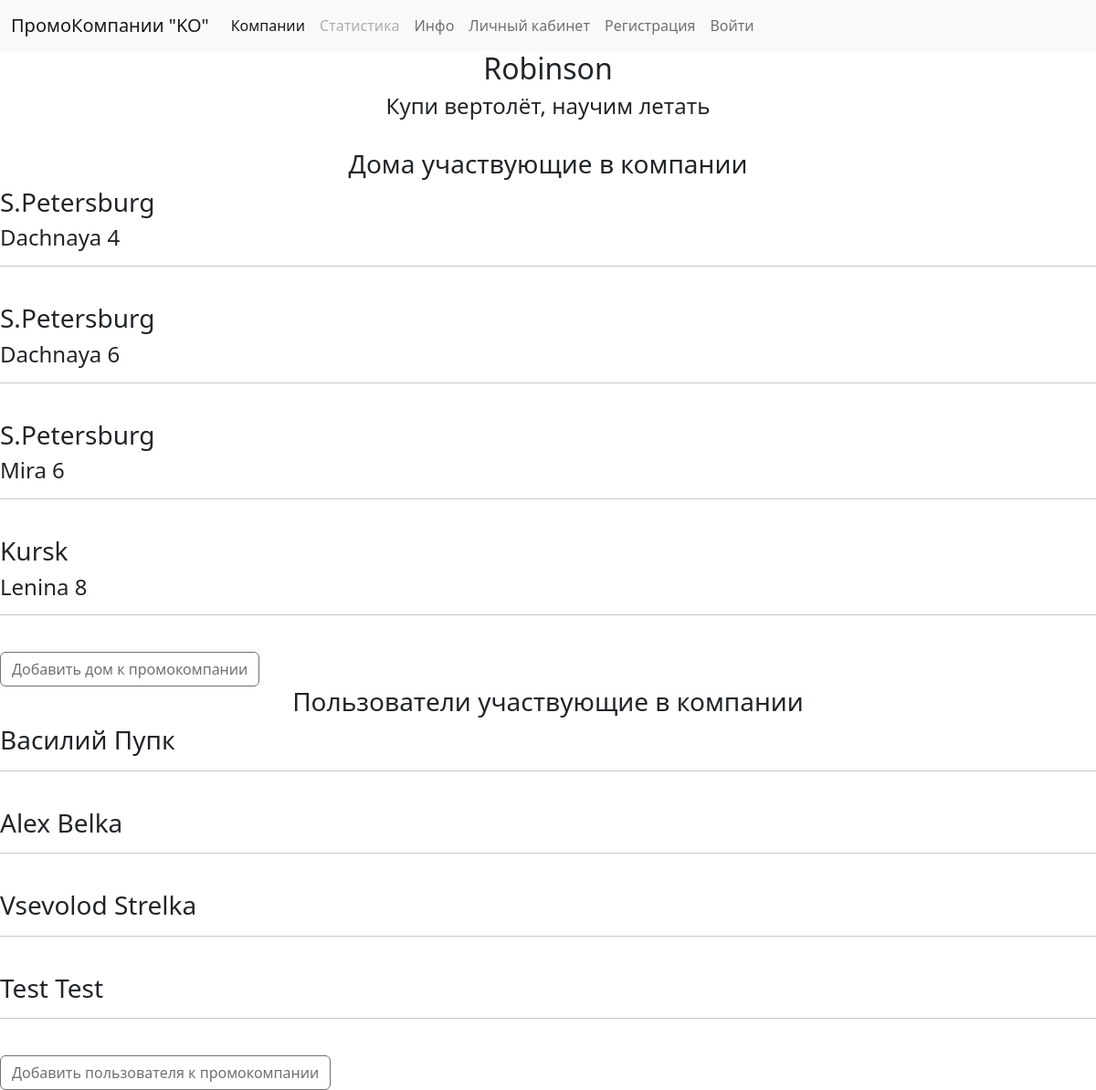
The app's page /company/3 with its own data.
### main/models.py (models this page shows, shortened)
class Company(models.Model):
    company_name = models.CharField(max_length=200)
    company_description = models.CharField(max_length=255)
    users = models.ManyToManyField(CustomUser)
    class Meta:
        verbose_name = "PromoCompany"
        verbose_name_plural = "PromoCompanies"

class House(models.Model):
    city = models.CharField(max_length=200)
    street = models.CharField(max_length=200)
    house_number = models.CharField(max_length=5)
    numbers_entrance = models.IntegerField()
    numbers_apartment = models.IntegerField()
    company = models.ForeignKey(Company, on_delete=models.PROTECT)
    class Meta:
        verbose_name = "House"
        verbose_name_plural = "Houses"

### users/models.py (models this page shows)
class CustomUser(AbstractUser):
    name = models.CharField('Имя', max_length=20, default='')
    surname = models.CharField('Фамилия', max_length=30, default='')
    phone_number = models.CharField('Номер телефона', max_length=13, default='')
    email = models.EmailField('Электронная почта', max_length=255, default='')
    birth_date = models.DateField('Дата рождения', blank=True, default='1900-01-01', null=True)

### main/views.py (the view)
# urls.py: path('company/<int:company_id>', views.company, name='Company'),
def company(response, company_id):
    data = House.objects.filter(company_id=company_id)
    name_company = Company.objects.get(pk=company_id)
    users = CustomUser.objects.filter(company=company_id)
    return render(response, "main/company.html", {"data": data, "company": name_company, "users": users})

### main/templates/main/company.html (shortened to what this page needs)
{% extends "main/base.html" %}
{% block content %}
    <center><h2> {{ company.company_name }} </h2></center>
    <center><h4> {{ company.company_description }} </h4></center>
    <br>
    <center><h3> Дома участвующие в компании </h3></center>
    {% for el in data %}
        <h3>{{el.city}}</h3>
        <h4>{{el.street}} {{ el.house_number}}</h4>
        <hr>
        <br>
    {% endfor %}
    {% if user.is_authenticated %}
            <a href="{% url 'AddHouse' company.pk %}" class="btn btn-info">Добавить дом к промокомпании</a>
    {% else %}
            <a href="{% url 'AddHouse' company.pk %}" class="btn disabled" >Добавить дом к промокомпании</a>
    {% endif %}
    <center><h3> Пользователи участвующие в компании </h3></center>
    {% for user in users %}
        <h3>{{user.name}} {{ user.surname }}</h3>
        <hr>
        <br>
    {% endfor %}
    {% if user.is_authenticated %}
            <a href="{% url 'AddUser' company.pk %}" class="btn btn-info">Добавить пользователя к промокомпании</a>
    {% else %}
            <a href="{% url 'AddUser' company.pk %}" class="btn disabled">Добавить пользователя к промокомпании</a>
    {% endif %}
{% endblock %}

### records on screen
Company: company_name "Robinson", company_description "Купи вертолёт, научим летать"
House: city "S.Petersburg", street "Dachnaya", house_number "4"
House: city "S.Petersburg", street "Dachnaya", house_number "6"
House: city "S.Petersburg", street "Mira", house_number "6"
House: city "Kursk", street "Lenina", house_number "8"
CustomUser: name "Василий", surname "Пупк"
CustomUser: name "Alex", surname "Belka"
CustomUser: name "Vsevolod", surname "Strelka"
CustomUser: name "Test", surname "Test"
